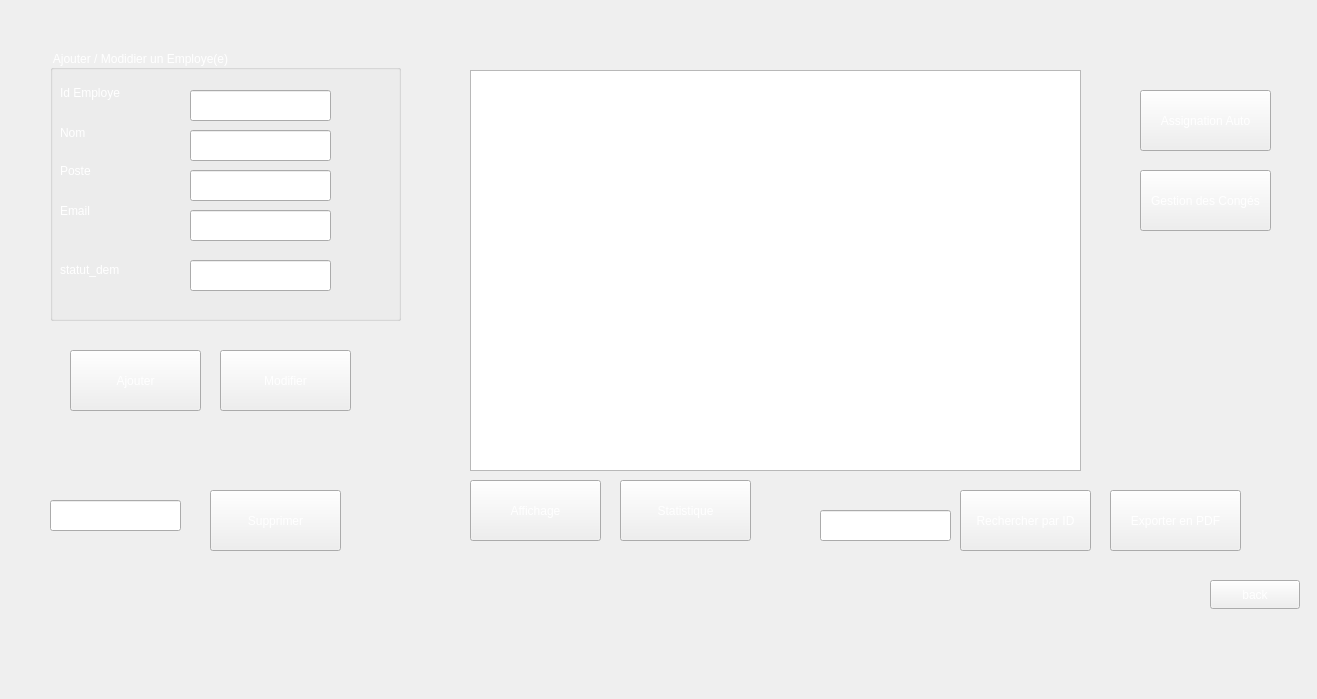
<?xml version="1.0" encoding="UTF-8"?>
<ui version="4.0">
 <class>Employe</class>
 <widget class="QWidget" name="Employe">
  <property name="geometry">
   <rect>
    <x>0</x>
    <y>0</y>
    <width>1317</width>
    <height>699</height>
   </rect>
  </property>
  <property name="windowTitle">
   <string>Form</string>
  </property>
  <property name="styleSheet">
   <string notr="true">color:white
</string>
  </property>
  <widget class="QPushButton" name="backButton">
   <property name="geometry">
    <rect>
     <x>1210</x>
     <y>580</y>
     <width>90</width>
     <height>29</height>
    </rect>
   </property>
   <property name="text">
    <string>back</string>
   </property>
  </widget>
  <widget class="QPushButton" name="rechID">
   <property name="geometry">
    <rect>
     <x>960</x>
     <y>490</y>
     <width>131</width>
     <height>61</height>
    </rect>
   </property>
   <property name="text">
    <string>Rechercher par ID</string>
   </property>
  </widget>
  <widget class="QTableView" name="tabMAT">
   <property name="geometry">
    <rect>
     <x>470</x>
     <y>70</y>
     <width>611</width>
     <height>401</height>
    </rect>
   </property>
  </widget>
  <widget class="QPushButton" name="modifierMat">
   <property name="geometry">
    <rect>
     <x>220</x>
     <y>350</y>
     <width>131</width>
     <height>61</height>
    </rect>
   </property>
   <property name="text">
    <string>Modifier</string>
   </property>
  </widget>
  <widget class="QPushButton" name="supprimerMat">
   <property name="geometry">
    <rect>
     <x>210</x>
     <y>490</y>
     <width>131</width>
     <height>61</height>
    </rect>
   </property>
   <property name="text">
    <string>Supprimer</string>
   </property>
  </widget>
  <widget class="QGroupBox" name="groupBox">
   <property name="geometry">
    <rect>
     <x>50</x>
     <y>50</y>
     <width>351</width>
     <height>271</height>
    </rect>
   </property>
   <property name="title">
    <string>Ajouter / Modidier un Employe(e)</string>
   </property>
   <widget class="QLabel" name="label">
    <property name="geometry">
     <rect>
      <x>10</x>
      <y>33</y>
      <width>91</width>
      <height>20</height>
     </rect>
    </property>
    <property name="text">
     <string>Id Employe</string>
    </property>
   </widget>
   <widget class="QLabel" name="label_2">
    <property name="geometry">
     <rect>
      <x>10</x>
      <y>73</y>
      <width>61</width>
      <height>20</height>
     </rect>
    </property>
    <property name="text">
     <string>Nom</string>
    </property>
   </widget>
   <widget class="QLabel" name="label_3">
    <property name="geometry">
     <rect>
      <x>10</x>
      <y>110</y>
      <width>61</width>
      <height>21</height>
     </rect>
    </property>
    <property name="text">
     <string>Poste</string>
    </property>
   </widget>
   <widget class="QLineEdit" name="idE">
    <property name="geometry">
     <rect>
      <x>140</x>
      <y>40</y>
      <width>141</width>
      <height>31</height>
     </rect>
    </property>
   </widget>
   <widget class="QLineEdit" name="nom">
    <property name="geometry">
     <rect>
      <x>140</x>
      <y>80</y>
      <width>141</width>
      <height>31</height>
     </rect>
    </property>
   </widget>
   <widget class="QLineEdit" name="poste">
    <property name="geometry">
     <rect>
      <x>140</x>
      <y>120</y>
      <width>141</width>
      <height>31</height>
     </rect>
    </property>
   </widget>
   <widget class="QLabel" name="label_4">
    <property name="geometry">
     <rect>
      <x>10</x>
      <y>151</y>
      <width>91</width>
      <height>20</height>
     </rect>
    </property>
    <property name="text">
     <string>Email</string>
    </property>
   </widget>
   <widget class="QLineEdit" name="email">
    <property name="geometry">
     <rect>
      <x>140</x>
      <y>160</y>
      <width>141</width>
      <height>31</height>
     </rect>
    </property>
   </widget>
   <widget class="QLineEdit" name="statut_dem">
    <property name="geometry">
     <rect>
      <x>140</x>
      <y>210</y>
      <width>141</width>
      <height>31</height>
     </rect>
    </property>
    <property name="text">
     <string/>
    </property>
   </widget>
   <widget class="QLabel" name="label_5">
    <property name="geometry">
     <rect>
      <x>10</x>
      <y>210</y>
      <width>91</width>
      <height>20</height>
     </rect>
    </property>
    <property name="text">
     <string>statut_dem</string>
    </property>
   </widget>
  </widget>
  <widget class="QPushButton" name="afficherMar">
   <property name="geometry">
    <rect>
     <x>470</x>
     <y>480</y>
     <width>131</width>
     <height>61</height>
    </rect>
   </property>
   <property name="text">
    <string>Affichage</string>
   </property>
  </widget>
  <widget class="QPushButton" name="ajoutMat">
   <property name="geometry">
    <rect>
     <x>70</x>
     <y>350</y>
     <width>131</width>
     <height>61</height>
    </rect>
   </property>
   <property name="text">
    <string>Ajouter</string>
   </property>
  </widget>
  <widget class="QLineEdit" name="recherch_id">
   <property name="geometry">
    <rect>
     <x>820</x>
     <y>510</y>
     <width>131</width>
     <height>31</height>
    </rect>
   </property>
  </widget>
  <widget class="QLineEdit" name="idMAT_Delete">
   <property name="geometry">
    <rect>
     <x>50</x>
     <y>500</y>
     <width>131</width>
     <height>31</height>
    </rect>
   </property>
  </widget>
  <widget class="QPushButton" name="statistiquesButton">
   <property name="geometry">
    <rect>
     <x>620</x>
     <y>480</y>
     <width>131</width>
     <height>61</height>
    </rect>
   </property>
   <property name="text">
    <string>Statistique</string>
   </property>
  </widget>
  <widget class="QPushButton" name="exportPdfButton">
   <property name="geometry">
    <rect>
     <x>1110</x>
     <y>490</y>
     <width>131</width>
     <height>61</height>
    </rect>
   </property>
   <property name="text">
    <string>Exporter en PDF</string>
   </property>
  </widget>
  <widget class="QPushButton" name="assignationAutoButton">
   <property name="geometry">
    <rect>
     <x>1140</x>
     <y>90</y>
     <width>131</width>
     <height>61</height>
    </rect>
   </property>
   <property name="text">
    <string>Assignation Auto</string>
   </property>
  </widget>
  <widget class="QPushButton" name="congesButton">
   <property name="geometry">
    <rect>
     <x>1140</x>
     <y>170</y>
     <width>131</width>
     <height>61</height>
    </rect>
   </property>
   <property name="text">
    <string>Gestion des Congés</string>
   </property>
  </widget>
 </widget>
 <resources/>
 <connections/>
</ui>
